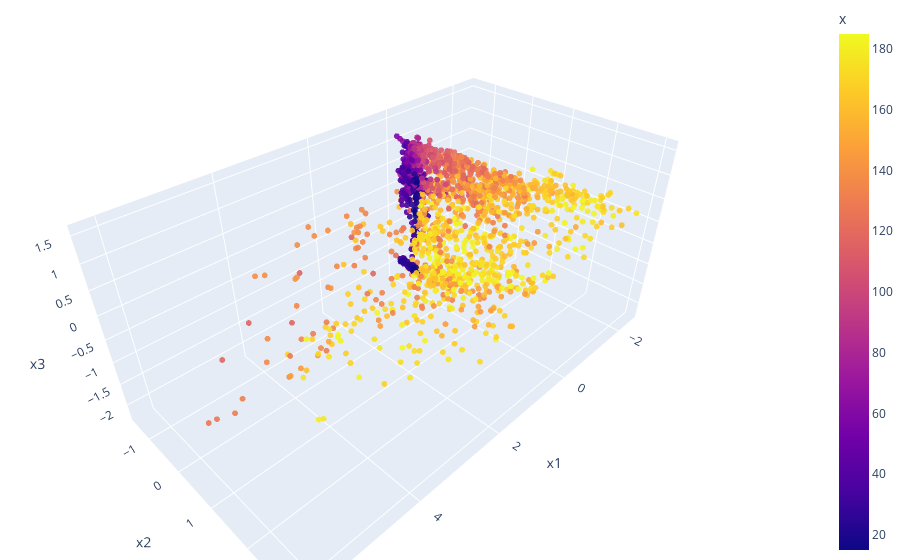

This figure's notebook cell:
### Markdown cell above
## ICA

### Code cell
ica = FastICA(n_components=3, random_state=0, whiten='unit-variance')
ica_embedding = ica.fit_transform(parsedData)
ica_embedding = ica_embedding[:,0:3]

df = pd.DataFrame(ica_embedding, columns=['x1', 'x2', 'x3'])
df["x"] = data.x
df["lap"] = data.lap

fig = px.scatter_3d(df, x='x1', y='x2', z='x3', color='x', opacity=0.9, title="PCA")
fig.update_traces(marker_size=2)

# tight layout
fig.update_layout(margin=dict(l=0, r=0, b=0, t=0))
fig.show()

### Figure 1 — Plotly figure (JSON) as saved in the notebook; plotly's stock layout.template omitted (floating-point values rounded to 4 significant figures; data arrays with more than 128 entries replaced by an {"elided": "..."} marker saying what was removed)
{"data": [{"hovertemplate": "x1=%{x}<br>x2=%{y}<br>x3=%{z}<br>x=%{marker.color}<extra></extra>", "legendgroup": "", "marker": {"color": {"elided": "2140 float values"}, "coloraxis": "coloraxis", "opacity": 0.9, "size": 2, "symbol": "circle"}, "mode": "markers", "name": "", "scene": "scene", "showlegend": false, "type": "scatter3d", "x": {"elided": "2140 float values"}, "y": {"elided": "2140 float values"}, "z": {"elided": "2140 float values"}}], "layout": {"coloraxis": {"colorbar": {"title": {"text": "x"}}, "colorscale": [[0, "#0d0887"], [0.1111, "#46039f"], [0.2222, "#7201a8"], [0.3333, "#9c179e"], [0.4444, "#bd3786"], [0.5556, "#d8576b"], [0.6667, "#ed7953"], [0.7778, "#fb9f3a"], [0.8889, "#fdca26"], [1, "#f0f921"]]}, "legend": {"tracegroupgap": 0}, "margin": {"b": 0, "l": 0, "r": 0, "t": 0}, "scene": {"domain": {"x": [0, 1], "y": [0, 1]}, "xaxis": {"title": {"text": "x1"}}, "yaxis": {"title": {"text": "x2"}}, "zaxis": {"title": {"text": "x3"}}}, "title": {"text": "PCA"}}}
